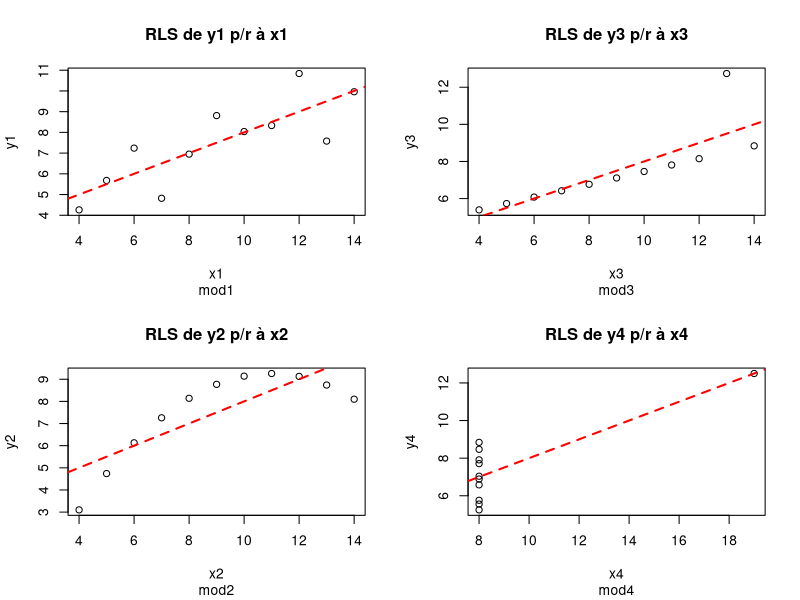

Source code (R):
mod1 <- lm(y1~x1,data=anscombe)
mod2 <- lm(y2~x2,data=anscombe)
mod3 <- lm(y3~x3,data=anscombe)
mod4 <- lm(y4~x4,data=anscombe)

for(i in 1:4){
  y=getElement(anscombe,paste("y",i,sep=""))
  x=getElement(anscombe,paste("x",i,sep=""))
  assign(paste("mod",i,sep="_"),lm(y~x))
  rm(y,x)
}

ls()
coeff_matrix=NULL
for(i in 1:4){
  coeff_matrix <- rbind(coeff_matrix,coef(get(paste("mod",i,sep=""))))
}
coeff_matrix

R2_vect = NULL
for(i in 1:4){
  R2_vect <- rbind(R2_vect,summary(get(paste("mod",i,sep="")))$r.squared)
}

r_vect = NULL
for(i in 1:4){
  r_vect <- rbind(r_vect,cor(getElement(anscombe,paste("x",i,sep="")),
                             getElement(anscombe,paste("y",i,sep=""))))
}

r_vect^2==R2_vect
all.equal(r_vect^2,R2_vect)
#numeric ≥ 0. Differences smaller than tolerance are not reported. 
#The default value is close to 1.5e-8.

layout(matrix(1:4,nrow=2,ncol=2))
for(i in 1:4){
  plot(getElement(anscombe,paste("x",i,sep="")),
       getElement(anscombe,paste("y",i,sep="")),
       ylab=paste("y",i,sep=""), xlab=paste("x",i,sep=""))
  title(main=paste("RLS de",paste("y",i,sep=""),"p/r à",paste("x",i,sep="")),sub=paste("mod",i,sep=""))
  abline(get(paste("mod",i,sep="")),col="red",lwd=2,lty=2)
}



